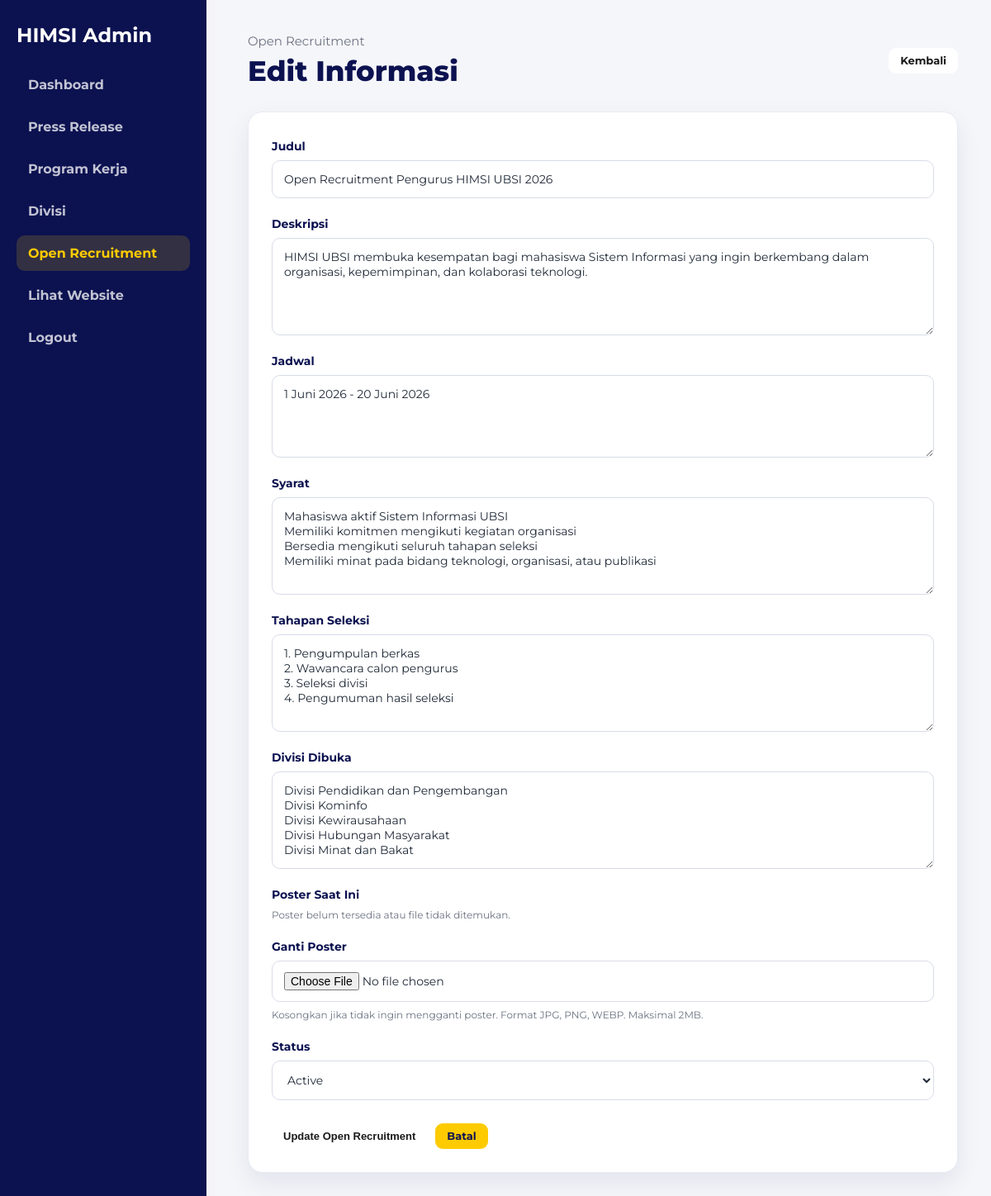
/admin/open-recruitment/edit.php?id=1 (signed in), run on the app's committed database.
### tables this page shows
CREATE TABLE open_recruitments (
    id INT AUTO_INCREMENT PRIMARY KEY,
    title VARCHAR(200) NOT NULL,
    description TEXT,
    schedule VARCHAR(255),
    requirements TEXT,
    selection_steps TEXT,
    divisions TEXT,
    poster VARCHAR(255),
    status ENUM('active', 'inactive') DEFAULT 'active',
    updated_at TIMESTAMP DEFAULT CURRENT_TIMESTAMP ON UPDATE CURRENT_TIMESTAMP
);

### includes/functions.php (called while the page is built, shortened)
<?php
function e($value)
{
    return htmlspecialchars((string) $value, ENT_QUOTES, 'UTF-8');
}

### admin/open-recruitment/edit.php (the view, shortened to what this page needs)
<?php
require_once __DIR__ . '/../../config/database.php';
require_once __DIR__ . '/../../includes/functions.php';
$id = (int)($_GET['id'] ?? 0);
$stmt = $pdo->prepare("SELECT * FROM open_recruitments WHERE id = ?");
$stmt->execute([$id]);
$item = $stmt->fetch();
$posterUrl = '';
?>
<!DOCTYPE html>
<html lang="id">
<head>
    <?php include __DIR__ . '/../includes/head.php'; ?>
    <link rel="stylesheet" href="../../assets/css/admin.css">
</head>
<body>
<?php include __DIR__ . '/../includes/sidebar.php'; ?>
<main class="admin-main">
    <header class="admin-header">
        <div>
            <p>Open Recruitment</p>
            <h1>Edit Informasi</h1>
        </div>
        <a class="btn btn-view" href="index.php">Kembali</a>
    </header>
    <section class="form-card">
        <form class="admin-form" method="POST" action="update.php" enctype="multipart/form-data">
            <div class="form-group">
                <label for="title">Judul</label>
                <input type="text" id="title" name="title" value="<?= e($item['title']); ?>" required>
            </div>
            <div class="form-group">
                <label for="description">Deskripsi</label>
                <textarea id="description" name="description" rows="5" required><?= e($item['description']); ?></textarea>
            </div>
            <div class="form-group">
                <label for="schedule">Jadwal</label>
                <textarea id="schedule" name="schedule" rows="4" required><?= e($item['schedule']); ?></textarea>
            </div>
            <div class="form-group">
                <label for="requirements">Syarat</label>
                <textarea id="requirements" name="requirements" rows="5" required><?= e($item['requirements']); ?></textarea>
            </div>
            <div class="form-group">
                <label for="selection_steps">Tahapan Seleksi</label>
                <textarea id="selection_steps" name="selection_steps" rows="5" required><?= e($item['selection_steps']); ?></textarea>
            </div>
            <div class="form-group">
                <label for="divisions">Divisi Dibuka</label>
                <textarea id="divisions" name="divisions" rows="5" required><?= e($item['divisions']); ?></textarea>
            </div>
            <div class="form-group">
                <label>Poster Saat Ini</label>
                <?php if ($posterUrl): ?>
                    <img class="image-preview" src="<?= e($posterUrl); ?>" alt="<?= e($item['title']); ?>">
                <?php else: ?>
                    <small>Poster belum tersedia atau file tidak ditemukan.</small>
                <?php endif; ?>
            </div>
            <div class="form-group">
                <label for="poster">Ganti Poster</label>
                <input type="file" id="poster" name="poster" accept="image/jpeg,image/png,image/webp">
                <small>Kosongkan jika tidak ingin mengganti poster. Format JPG, PNG, WEBP. Maksimal 2MB.</small>
            </div>
            <div class="form-group">
                <label for="status">Status</label>
                <select id="status" name="status">
                    <option value="active" <?= $item['status'] === 'active' ? 'selected' : ''; ?>>Active</option>
                </select>
            </div>
            <div class="form-actions">
                <button class="btn btn-add" type="submit">Update Open Recruitment</button>
                <a class="btn btn-edit" href="index.php">Batal</a>
            </div>
        </form>
    </section>
</main>
</body>
</html>

### assets/css/admin.css (style rules this page uses)
:root { --primary: #0c1250; --secondary: #fecb00; --bg: #f5f5f8; --text: #1b1b1c; --muted: #666b75; --white: #ffffff; --danger: #b42318; --shadow: 0 18px 45px rgba(12, 18, 80, 0.12); }
* { box-sizing: border-box; }
body { margin: 0; font-family: 'Montserrat', Arial, sans-serif; color: var(--text); background: var(--bg); }
a { color: inherit; text-decoration: none; }
.admin-main { margin-left: 250px; padding: 34px; }
.admin-header { display: flex; align-items: center; justify-content: space-between; gap: 20px; margin-bottom: 28px; }
.admin-header p { margin: 0; color: var(--muted); }
.admin-header h1 { margin: 4px 0 0; color: var(--primary); }
.admin-table-card, .form-card { background: var(--white); border-radius: 18px; padding: 22px; box-shadow: var(--shadow); overflow-x: auto; }
.admin-form { display: grid; gap: 12px; max-width: 860px; }
.admin-form label { color: var(--primary); font-size: 13px; font-weight: 800; margin-top: 4px; }
.admin-form input, .admin-form textarea, .admin-form select { width: 100%; border: 1px solid #d7d8e0; border-radius: 10px; padding: 12px 14px; font: inherit; background: #ffffff; }
.admin-form textarea { resize: vertical; }
.admin-main { margin-left:260px; min-height:100vh; padding:40px; background:#f5f6fa; }
.admin-header { display:flex; justify-content:space-between; align-items:center; gap:20px; margin-bottom:28px; }
.admin-header p { margin:0 0 6px; color:#6b7280; font-size:15px; }
.admin-header h1 { margin:0; color:#0c1250; font-size:34px; font-weight:800; }
.btn { display:inline-flex; align-items:center; justify-content:center; padding:9px 14px; border-radius:9px; border:none; text-decoration:none; font-size:13px; font-weight:700; cursor:pointer; line-height:1; }
.btn-add, .btn-view { background:#fff; color:#1b1b1c; }
.btn-edit { background:#fecb00; color:#0c1250; }
.form-card { background:#fff; border-radius:18px; padding:28px; box-shadow:0 12px 30px rgba(12,18,80,.08); border:1px solid #e8eaf3; max-width:900px; }
.admin-form { display:flex; flex-direction:column; gap:18px; }
.form-group { display:flex; flex-direction:column; gap:8px; }
.form-group label { color:#0c1250; font-weight:700; font-size:14px; }
.form-group input, .form-group textarea, .form-group select { width:100%; border:1px solid #d8dce8; border-radius:10px; padding:13px 14px; font-family:inherit; font-size:14px; color:#1f2937; background:#fff; outline:none; transition:.2s ease; }
.form-group textarea { resize:vertical; }
.form-group small { color:#6b7280; font-size:12px; }
.form-actions { display:flex; align-items:center; gap:10px; margin-top:10px; }

### data on the page
open_recruitments: title "Open Recruitment Pengurus HIMSI UBSI 2026", description "HIMSI UBSI membuka kesempatan bagi mahasiswa Sistem Informasi yang ingin berkembang dalam organisasi, kepemimpinan, dan kolaborasi teknologi.", schedule "1 Juni 2026 - 20 Juni 2026", requirements "Mahasiswa aktif Sistem Informasi UBSI Memiliki komitmen mengikuti kegiatan organisasi Bersedia mengikuti seluruh tahapan seleksi Memiliki minat pada bidang teknologi, organisasi, atau publikasi", selection_steps "1. Pengumpulan berkas 2. Wawancara calon pengurus 3. Seleksi divisi 4. Pengumuman hasil seleksi", divisions "Divisi Pendidikan dan Pengembangan Divisi Kominfo Divisi Kewirausahaan Divisi Hubungan Masyarakat Divisi Minat dan Bakat", status "Active"
